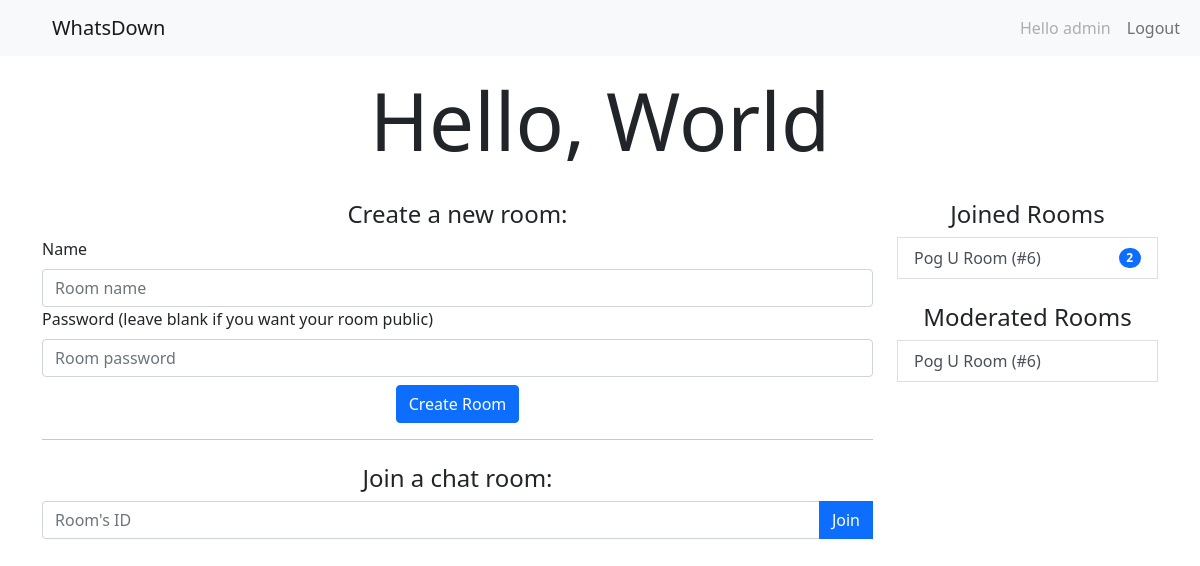
Before: / (signed in) with the older database file.
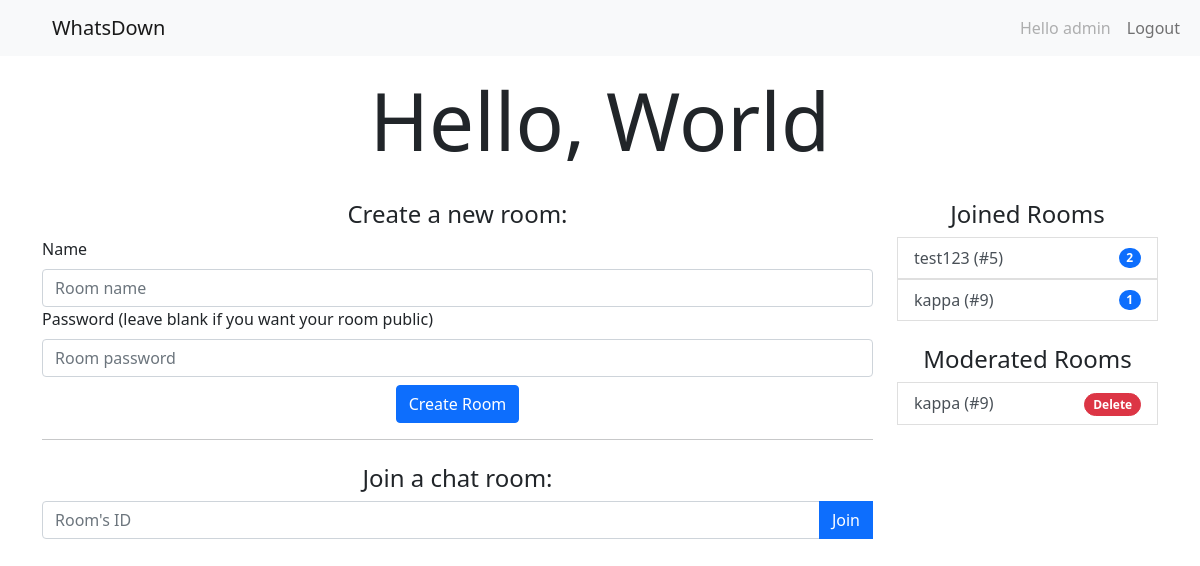
After: the same page with the newer database file.
### chat/models.py (models this page shows, shortened)
class Room(models.Model):
    name = models.CharField(max_length=50)
    creator =  models.ForeignKey(User, on_delete=models.CASCADE, related_name='rooms_created')
    participants = models.ManyToManyField(User, related_name='rooms_joined')
    moderators = models.ManyToManyField(User, related_name='rooms_moderated')
    password = models.CharField(max_length=50, default=None, blank=True, null=True)

### chat/views.py (the view)
# urls.py: path('', views.index, name='home'),
def index(request):
    context = {}
    if request.user.is_authenticated:
        context['room_form'] = CreateRoomForm()
        rooms_joined = Room.objects.filter(participants=request.user)
        rooms_moderated = Room.objects.filter(moderators=request.user)
        context['rooms_joined'] = rooms_joined
        context['rooms_moderated'] = rooms_moderated
    if request.session.get('msg'):
        context['msg'] = request.session['msg']
        del request.session['msg']
    return render(request, 'chat/index.html', context)

### chat/forms.py (shortened to what this page needs)
class CreateRoomForm(forms.ModelForm):
    class Meta:
        model = Room
        widgets = {
            'name': forms.TextInput(attrs={'placeholder': 'Room name'}),
            'password': forms.PasswordInput(attrs={'placeholder': 'Room password'})
        }
        labels = {
            'password': 'Password (leave blank if you want your room public)'
        }
        fields = {'name', 'password'}
    def __init__(self, *args, **kwargs):
        super(CreateRoomForm, self).__init__(*args, **kwargs)
        for visible in self.visible_fields():
            visible.field.widget.attrs['class'] = 'form-control'
        self.order_fields(['name', 'password'])

### chat/templates/chat/index.html (shortened to what this page needs)
{% extends 'base.html' %}
{% block content %}
    <div class="text-center">
        <h1 class="display-1 mt-3 text-center">Hello, World</h1>
        {% if user.is_authenticated %}
        <div class="row">
            <div class="col-lg-9">
                <section class="mt-4">
                    <h4>Create a new room:</h4>
                    <form action="{% url 'chat:create_room' %}" method="post" class='text-start'>
                        {% for field in room_form %}
                        <div class="form-group">
                            <label class="form-label" for="{{ field.auto_id }}">{{ field.label }}</label>
                            {{ field }}
                        </div>
                        {% endfor %}
                        <p class="text-center mt-2"><button class="btn btn-primary">Create Room</button></p>
                    </form>
                </section>
                <hr>
                <section class="mt-4">
                    <h4>Join a chat room:</h4>
                    <form action="{% url 'chat:chat_redirect' %}" method="post">
                        <div class="input-group mb-3">
                            <input type="number" name="room_id" class="form-control" placeholder="Room's ID">
                            <button type="button" class="btn btn-primary" data-bs-toggle="modal" data-bs-target="#passwordModal">Join</button>
                        </div>
                    </form>
                </section>
            </div>
            <div class="col-lg-3 mb-3">
                <section class="mt-4">
                    <h4>Joined Rooms</h4>
                    <ul class="list-group">
                        {% for room in rooms_joined %}
                            <a href="{% url 'chat:chat_room' room.id %}" class='text-reset text-decoration-none'>
                                <li class="list-group-item list-group-item-action d-flex justify-content-between align-items-center">
                                    {{ room.name }} (#{{ room.id }})
                                    <span class="badge bg-primary rounded-pill">{{ room.participants.all.count }}</span>
                                </li>
                            </a>
                        {% empty %}
                            <li class="list-group-item">You have not joined any room yet</li>
                        {% endfor %}
                    </ul>
                </section>
                <section class="mt-4">
                    <h4>Moderated Rooms</h4>
                    <ul class="list-group">
                        {% for room in rooms_moderated %}
                            <a href="{% url 'chat:chat_room' room.id %}" class='text-reset text-decoration-none'>
                                <li class="list-group-item list-group-item-action d-flex justify-content-between align-items-center">
                                    {{ room.name }} (#{{ room.id }})
                                    {% if room.creator == request.user %}
                                        <form action="{% url 'chat:delete_room' room.id %}" method="post">
                                            <button type="submit" class="btn btn-danger btn-sm rounded-pill delete-btn">Delete</button>
                                        </form>
                                    {% endif %}
                                </li>
                            </a>
                        {% empty %}
                            <li class="list-group-item">You have not joined any room yet</li>
                        {% endfor %}
                    </ul>
                </section>
            </div>
        </div>
        {% else %}
            <h4 class='mt-4'>Please <a href="{% url 'chat:login' %}">login</a> to join a chat room.</h4>
            <h5>Don't have an account? <a href="{% url 'chat:register' %}">Sign up.</a></h5>
        {% endif %}
    </div>
{% endblock %}

Changed rows visible on the page:
removed Room: name "Pog U Room", id "6", participants.all.count "2"
now on this page (row unchanged): Room: name "test123", id "5", participants.all.count "2", shown under "Joined Rooms"
added Room: name "kappa", id "9", participants.all.count "1", shows "Delete"
